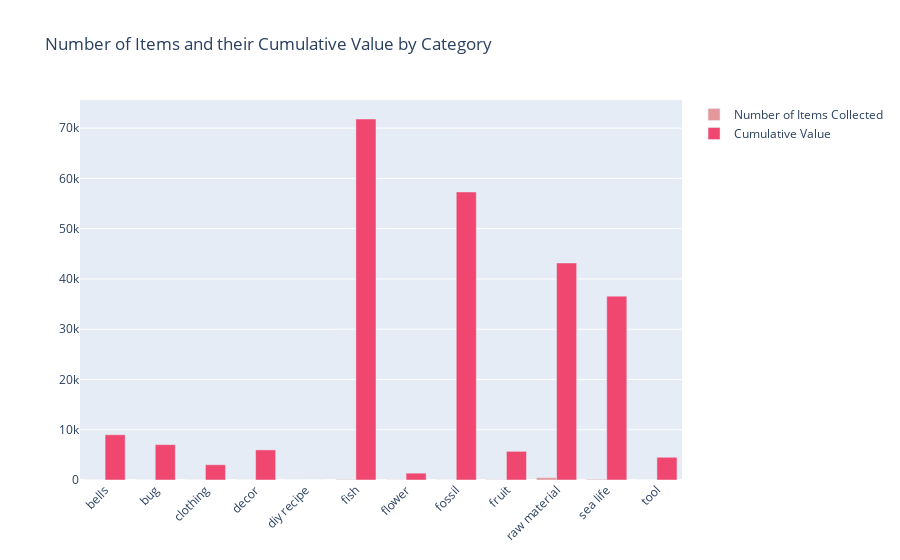

Write notebook code for a chart like this one.
### Code cell
#plot everything
fig2 = go.Figure()

# iterate through each trace
fig2.add_trace(go.Bar(
    x=categories,
    y=quantities,
    name='Number of Items Collected',
    marker_color='#e5989b'
))
fig2.add_trace(go.Bar(
    x=categories,
    y=cumulative_values,
    name='Cumulative Value',
    marker_color='#ef476f'
))

# Here we modify the tickangle of the xaxis, resulting in rotated labels.
fig2.update_layout(barmode='group', xaxis_tickangle=-45)
fig2.update_layout(title='Number of Items and their Cumulative Value by Category')
fig2.show() # fail

### Figure 1 — Plotly figure (JSON) as saved in the notebook; plotly's stock layout.template omitted (floating-point values rounded to 4 significant figures)
{"data": [{"marker": {"color": "#e5989b"}, "name": "Number of Items Collected", "type": "bar", "x": ["bells", "bug", "clothing", "decor", "diy recipe", "fish", "flower", "fossil", "fruit", "raw material", "sea life", "tool"], "y": [9, 13, 8, 14, 1, 90, 34, 18, 57, 473, 136, 2]}, {"marker": {"color": "#ef476f"}, "name": "Cumulative Value", "type": "bar", "x": ["bells", "bug", "clothing", "decor", "diy recipe", "fish", "flower", "fossil", "fruit", "raw material", "sea life", "tool"], "y": [9000, 7040, 3035, 5990, 0, 71820, 1360, 57300, 5700, 43175, 36580, 4525]}], "layout": {"barmode": "group", "title": {"text": "Number of Items and their Cumulative Value by Category"}, "xaxis": {"tickangle": -45}}}
